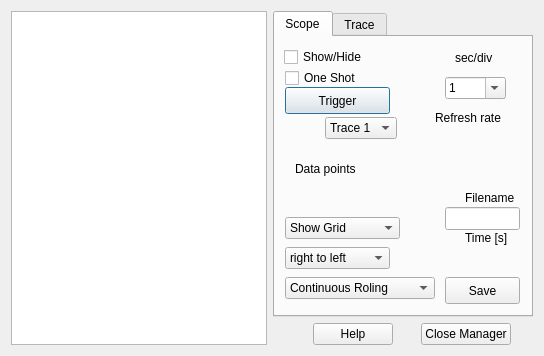
<ui version="4.0" >
 <class>QRL_ScopesManager</class>
 <widget class="QDialog" name="QRL_ScopesManager" >
  <property name="geometry" >
   <rect>
    <x>0</x>
    <y>0</y>
    <width>544</width>
    <height>356</height>
   </rect>
  </property>
  <property name="windowTitle" >
   <string>Scopes Manager</string>
  </property>
  <layout class="QGridLayout" >
   <item rowspan="2" row="0" column="0" >
    <widget class="QListWidget" name="scopeListWidget" >
     <property name="sizePolicy" >
      <sizepolicy vsizetype="Preferred" hsizetype="Preferred" >
       <horstretch>0</horstretch>
       <verstretch>0</verstretch>
      </sizepolicy>
     </property>
     <property name="baseSize" >
      <size>
       <width>100</width>
       <height>0</height>
      </size>
     </property>
    </widget>
   </item>
   <item row="0" column="1" >
    <widget class="QTabWidget" name="tabWidget" >
     <property name="currentIndex" >
      <number>0</number>
     </property>
     <widget class="QWidget" name="Scope" >
      <attribute name="title" >
       <string>Scope</string>
      </attribute>
      <widget class="QCheckBox" name="showCheckBox" >
       <property name="geometry" >
        <rect>
         <x>9</x>
         <y>9</y>
         <width>105</width>
         <height>22</height>
        </rect>
       </property>
       <property name="text" >
        <string>Show/Hide</string>
       </property>
      </widget>
      <widget class="QComboBox" name="optionComboBox" >
       <property name="geometry" >
        <rect>
         <x>10</x>
         <y>180</y>
         <width>115</width>
         <height>22</height>
        </rect>
       </property>
       <item>
        <property name="text" >
         <string>Show Grid</string>
        </property>
       </item>
       <item>
        <property name="text" >
         <string>set BG Color</string>
        </property>
       </item>
       <item>
        <property name="text" >
         <string>set Grid Color</string>
        </property>
       </item>
      </widget>
      <widget class="QComboBox" name="displayComboBox" >
       <property name="geometry" >
        <rect>
         <x>10</x>
         <y>240</y>
         <width>150</width>
         <height>22</height>
        </rect>
       </property>
       <item>
        <property name="text" >
         <string>Continuous Roling</string>
        </property>
       </item>
       <item>
        <property name="text" >
         <string>Overwrite</string>
        </property>
       </item>
       <item>
        <property name="text" >
         <string>Trigger +to-</string>
        </property>
       </item>
       <item>
        <property name="text" >
         <string>Trigger -to+</string>
        </property>
       </item>
       <item>
        <property name="text" >
         <string>hold</string>
        </property>
       </item>
      </widget>
      <widget class="QComboBox" name="directionComboBox" >
       <property name="geometry" >
        <rect>
         <x>10</x>
         <y>210</y>
         <width>105</width>
         <height>22</height>
        </rect>
       </property>
       <item>
        <property name="text" >
         <string>right to left</string>
        </property>
       </item>
       <item>
        <property name="text" >
         <string>left to right</string>
        </property>
       </item>
      </widget>
      <widget class="QCheckBox" name="oneshotCheckBox" >
       <property name="geometry" >
        <rect>
         <x>10</x>
         <y>30</y>
         <width>105</width>
         <height>22</height>
        </rect>
       </property>
       <property name="text" >
        <string>One Shot</string>
       </property>
      </widget>
      <widget class="QPushButton" name="triggerPushButton" >
       <property name="geometry" >
        <rect>
         <x>10</x>
         <y>50</y>
         <width>105</width>
         <height>27</height>
        </rect>
       </property>
       <property name="text" >
        <string>Trigger</string>
       </property>
      </widget>
      <widget class="QwtCounter" name="triggerCounter" >
       <property name="geometry" >
        <rect>
         <x>10</x>
         <y>80</y>
         <width>31</width>
         <height>23</height>
        </rect>
       </property>
       <property name="numButtons" >
        <number>0</number>
       </property>
       <property name="basicstep" stdset="0" >
        <double>0.100000000000000</double>
       </property>
       <property name="minValue" >
        <double>-1000000.000000000000000</double>
       </property>
       <property name="maxValue" >
        <double>1000000.000000000000000</double>
       </property>
      </widget>
      <widget class="QComboBox" name="traceComboBox_2" >
       <property name="geometry" >
        <rect>
         <x>50</x>
         <y>80</y>
         <width>72</width>
         <height>22</height>
        </rect>
       </property>
       <item>
        <property name="text" >
         <string>Trace 1</string>
        </property>
       </item>
      </widget>
      <widget class="QLabel" name="label_2" >
       <property name="geometry" >
        <rect>
         <x>190</x>
         <y>150</y>
         <width>55</width>
         <height>21</height>
        </rect>
       </property>
       <property name="text" >
        <string>Filename</string>
       </property>
      </widget>
      <widget class="QLineEdit" name="fileLineEdit" >
       <property name="geometry" >
        <rect>
         <x>170</x>
         <y>170</y>
         <width>75</width>
         <height>23</height>
        </rect>
       </property>
      </widget>
      <widget class="QwtCounter" name="timeCounter" >
       <property name="geometry" >
        <rect>
         <x>170</x>
         <y>210</y>
         <width>75</width>
         <height>23</height>
        </rect>
       </property>
       <property name="numButtons" >
        <number>0</number>
       </property>
       <property name="minValue" >
        <double>0.000000000000000</double>
       </property>
       <property name="maxValue" >
        <double>1000000.000000000000000</double>
       </property>
       <property name="value" >
        <double>1.000000000000000</double>
       </property>
      </widget>
      <widget class="QPushButton" name="savePushButton" >
       <property name="geometry" >
        <rect>
         <x>170</x>
         <y>240</y>
         <width>75</width>
         <height>27</height>
        </rect>
       </property>
       <property name="text" >
        <string>Save</string>
       </property>
       <property name="checkable" >
        <bool>true</bool>
       </property>
       <property name="autoDefault" >
        <bool>false</bool>
       </property>
      </widget>
      <widget class="QLabel" name="label" >
       <property name="geometry" >
        <rect>
         <x>190</x>
         <y>190</y>
         <width>51</width>
         <height>21</height>
        </rect>
       </property>
       <property name="text" >
        <string>Time [s]</string>
       </property>
      </widget>
      <widget class="QwtCounter" name="dataCounter" >
       <property name="geometry" >
        <rect>
         <x>10</x>
         <y>150</y>
         <width>105</width>
         <height>23</height>
        </rect>
       </property>
       <property name="numButtons" >
        <number>1</number>
       </property>
       <property name="basicstep" stdset="0" >
        <double>1.000000000000000</double>
       </property>
       <property name="minValue" >
        <double>1.000000000000000</double>
       </property>
       <property name="maxValue" >
        <double>10000.000000000000000</double>
       </property>
       <property name="stepButton1" >
        <number>100</number>
       </property>
       <property name="stepButton2" >
        <number>1000</number>
       </property>
       <property name="stepButton3" >
        <number>10000</number>
       </property>
       <property name="value" >
        <double>100.000000000000000</double>
       </property>
      </widget>
      <widget class="QLabel" name="maxLabel" >
       <property name="geometry" >
        <rect>
         <x>20</x>
         <y>120</y>
         <width>82</width>
         <height>23</height>
        </rect>
       </property>
       <property name="text" >
        <string>Data points</string>
       </property>
      </widget>
      <widget class="QwtCounter" name="rrCounter" >
       <property name="geometry" >
        <rect>
         <x>160</x>
         <y>90</y>
         <width>81</width>
         <height>23</height>
        </rect>
       </property>
       <property name="numButtons" >
        <number>1</number>
       </property>
       <property name="basicstep" stdset="0" >
        <double>0.100000000000000</double>
       </property>
       <property name="minValue" >
        <double>0.010000000000000</double>
       </property>
       <property name="maxValue" >
        <double>100.000000000000000</double>
       </property>
       <property name="stepButton1" >
        <number>1</number>
       </property>
       <property name="value" >
        <double>20.000000000000000</double>
       </property>
      </widget>
      <widget class="QLabel" name="minLabel" >
       <property name="geometry" >
        <rect>
         <x>160</x>
         <y>60</y>
         <width>82</width>
         <height>42</height>
        </rect>
       </property>
       <property name="text" >
        <string>Refresh rate</string>
       </property>
      </widget>
      <widget class="QLabel" name="maxLabel_2" >
       <property name="geometry" >
        <rect>
         <x>180</x>
         <y>10</y>
         <width>55</width>
         <height>22</height>
        </rect>
       </property>
       <property name="text" >
        <string>sec/div</string>
       </property>
      </widget>
      <widget class="QComboBox" name="dxComboBox" >
       <property name="geometry" >
        <rect>
         <x>170</x>
         <y>40</y>
         <width>61</width>
         <height>22</height>
        </rect>
       </property>
       <property name="editable" >
        <bool>true</bool>
       </property>
       <property name="currentIndex" >
        <number>1</number>
       </property>
       <property name="minimumContentsLength" >
        <number>1</number>
       </property>
       <item>
        <property name="text" >
         <string>10</string>
        </property>
       </item>
       <item>
        <property name="text" >
         <string>1</string>
        </property>
       </item>
       <item>
        <property name="text" >
         <string>0.1</string>
        </property>
       </item>
      </widget>
     </widget>
     <widget class="QWidget" name="Trace" >
      <attribute name="title" >
       <string>Trace</string>
      </attribute>
      <widget class="QPushButton" name="traceColorPushButton" >
       <property name="geometry" >
        <rect>
         <x>180</x>
         <y>20</y>
         <width>83</width>
         <height>27</height>
        </rect>
       </property>
       <property name="text" >
        <string>Color</string>
       </property>
      </widget>
      <widget class="QwtCounter" name="lineWidthCounter" >
       <property name="geometry" >
        <rect>
         <x>180</x>
         <y>100</y>
         <width>74</width>
         <height>23</height>
        </rect>
       </property>
       <property name="numButtons" >
        <number>0</number>
       </property>
       <property name="basicstep" stdset="0" >
        <double>1.000000000000000</double>
       </property>
       <property name="minValue" >
        <double>1.000000000000000</double>
       </property>
       <property name="maxValue" >
        <double>50.000000000000000</double>
       </property>
      </widget>
      <widget class="QwtCounter" name="dyCounter" >
       <property name="geometry" >
        <rect>
         <x>180</x>
         <y>170</y>
         <width>74</width>
         <height>23</height>
        </rect>
       </property>
       <property name="numButtons" >
        <number>0</number>
       </property>
       <property name="basicstep" stdset="0" >
        <double>0.000100000000000</double>
       </property>
       <property name="minValue" >
        <double>0.000001000000000</double>
       </property>
       <property name="maxValue" >
        <double>1000000.000000000000000</double>
       </property>
       <property name="value" >
        <double>1.000000000000000</double>
       </property>
      </widget>
      <widget class="QwtCounter" name="offsetCounter" >
       <property name="geometry" >
        <rect>
         <x>30</x>
         <y>150</y>
         <width>74</width>
         <height>23</height>
        </rect>
       </property>
       <property name="numButtons" >
        <number>0</number>
       </property>
       <property name="basicstep" stdset="0" >
        <double>0.100000000000000</double>
       </property>
       <property name="minValue" >
        <double>-1000000.000000000000000</double>
       </property>
       <property name="maxValue" >
        <double>1000000.000000000000000</double>
       </property>
      </widget>
      <widget class="QLabel" name="widthLabel" >
       <property name="geometry" >
        <rect>
         <x>180</x>
         <y>80</y>
         <width>64</width>
         <height>18</height>
        </rect>
       </property>
       <property name="text" >
        <string>Line Width</string>
       </property>
      </widget>
      <widget class="QLabel" name="offsetLabel" >
       <property name="geometry" >
        <rect>
         <x>30</x>
         <y>130</y>
         <width>64</width>
         <height>18</height>
        </rect>
       </property>
       <property name="text" >
        <string>offset</string>
       </property>
      </widget>
      <widget class="QLabel" name="dyLabel" >
       <property name="geometry" >
        <rect>
         <x>180</x>
         <y>150</y>
         <width>64</width>
         <height>18</height>
        </rect>
       </property>
       <property name="text" >
        <string>dy</string>
       </property>
      </widget>
      <widget class="QComboBox" name="traceComboBox" >
       <property name="geometry" >
        <rect>
         <x>20</x>
         <y>20</y>
         <width>72</width>
         <height>22</height>
        </rect>
       </property>
      </widget>
      <widget class="QwtWheel" name="offsetWheel" >
       <property name="geometry" >
        <rect>
         <x>30</x>
         <y>190</y>
         <width>64</width>
         <height>24</height>
        </rect>
       </property>
      </widget>
     </widget>
    </widget>
   </item>
   <item row="1" column="1" >
    <layout class="QHBoxLayout" >
     <item>
      <spacer>
       <property name="orientation" >
        <enum>Qt::Horizontal</enum>
       </property>
       <property name="sizeHint" >
        <size>
         <width>40</width>
         <height>20</height>
        </size>
       </property>
      </spacer>
     </item>
     <item>
      <widget class="QPushButton" name="helpButton" >
       <property name="text" >
        <string>Help</string>
       </property>
      </widget>
     </item>
     <item>
      <spacer>
       <property name="orientation" >
        <enum>Qt::Horizontal</enum>
       </property>
       <property name="sizeHint" >
        <size>
         <width>16</width>
         <height>20</height>
        </size>
       </property>
      </spacer>
     </item>
     <item>
      <widget class="QPushButton" name="closeButton" >
       <property name="text" >
        <string>Close Manager</string>
       </property>
      </widget>
     </item>
     <item>
      <spacer>
       <property name="orientation" >
        <enum>Qt::Horizontal</enum>
       </property>
       <property name="sizeHint" >
        <size>
         <width>16</width>
         <height>20</height>
        </size>
       </property>
      </spacer>
     </item>
    </layout>
   </item>
  </layout>
 </widget>
 <customwidgets>
  <customwidget>
   <class>QwtCounter</class>
   <extends>QWidget</extends>
   <header>qwt_counter.h</header>
  </customwidget>
  <customwidget>
   <class>QwtWheel</class>
   <extends>QWidget</extends>
   <header>qwt_wheel.h</header>
  </customwidget>
 </customwidgets>
 <resources/>
 <connections>
  <connection>
   <sender>closeButton</sender>
   <signal>clicked()</signal>
   <receiver>QRL_ScopesManager</receiver>
   <slot>hide()</slot>
   <hints>
    <hint type="sourcelabel" >
     <x>304</x>
     <y>339</y>
    </hint>
    <hint type="destinationlabel" >
     <x>394</x>
     <y>334</y>
    </hint>
   </hints>
  </connection>
 </connections>
</ui>
